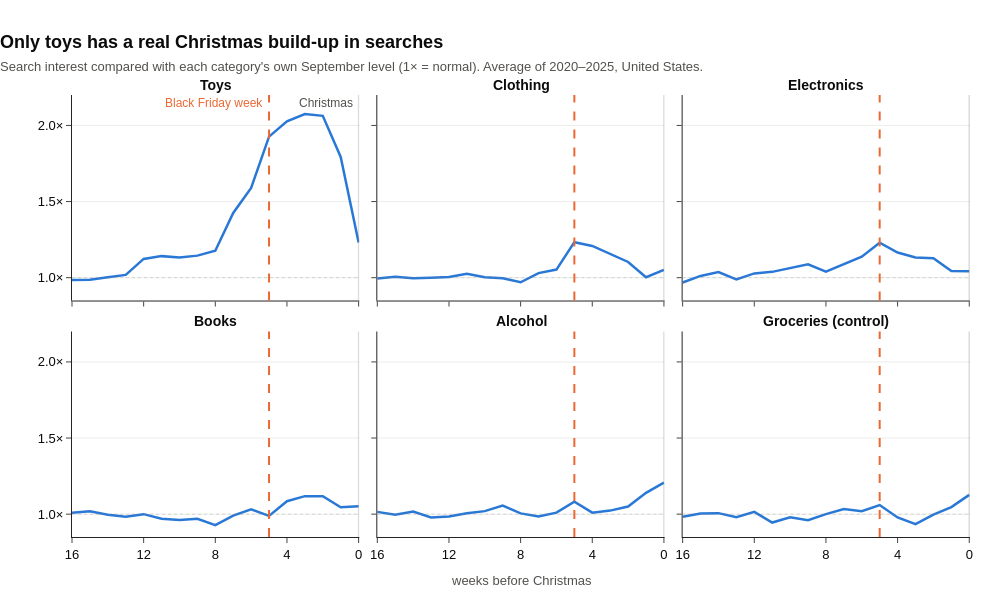

Write notebook code for a chart like this one.
### Code cell
profile = (cat_trends.groupby(["term", "weeks_before_event"])["vs_september"]
           .mean().reset_index())
profile = profile[profile["weeks_before_event"].between(0, 16)].copy()
profile["x"] = -profile["weeks_before_event"]          # time runs left -> right
profile["category"] = profile["term"].map(NAMES)
profile["pct"] = ((profile["vs_september"] - 1) * 100).round(0)

fig1 = px.line(profile, x="x", y="vs_september", facet_col="category", facet_col_wrap=3,
               category_orders={"category": [NAMES[t] for t in ORDER]},
               custom_data=["weeks_before_event", "pct"])
fig1.update_traces(line=dict(color=BLUE, width=2.5),
                   hovertemplate="%{customdata[0]:.0f} weeks before Christmas<br>"
                                 "%{y:.2f}× September (%{customdata[1]:+.0f}%)<extra></extra>")
fig1.for_each_annotation(lambda a: a.update(text=f"<b>{a.text.split('=')[-1]}</b>", font_size=14))
fig1.add_hline(y=1, line=dict(color=GREY, width=1, dash="dot"))
fig1.add_vline(x=-5, line=dict(color=ORANGE, width=2, dash="dash"), opacity=1)   # Black Friday week
fig1.add_vline(x=0, line=dict(color=GREY, width=1.5))                            # Christmas
fig1.add_annotation(x=-5, y=2.15, xref="x4", yref="y4", text="Black Friday week", showarrow=False,
                    xanchor="right", xshift=-4, font=dict(color=ORANGE, size=12))
fig1.add_annotation(x=0, y=2.15, xref="x4", yref="y4", text="Christmas", showarrow=False,
                    xanchor="right", xshift=-4, font=dict(color="#52514e", size=12))
fig1.update_xaxes(tickvals=[-16, -12, -8, -4, 0], ticktext=["16", "12", "8", "4", "0"],
                  title_text="", showgrid=False)
fig1.add_annotation(text="weeks before Christmas", x=0.5, y=-0.12, xref="paper", yref="paper",
                    showarrow=False, font=dict(size=13, color="#52514e"))
fig1.update_yaxes(title_text="", tickformat=".1f", ticksuffix="×", range=[0.85, 2.2],
                  showgrid=True, gridcolor="#ececea")
fig1 = clean_layout(fig1, "Only toys has a real Christmas build-up in searches",
                    "Search interest compared with each category's own September level (1× = normal). "
                    "Average of 2020–2025, United States.", 600)
fig1.show()

### Figure 1 — Plotly figure (JSON) as saved in the notebook; plotly's stock layout.template omitted (floating-point values rounded to 4 significant figures)
{"data": [{"customdata": [[-0.0, 23.0], [1.0, 79.0], [2.0, 106.0], [3.0, 107.0], [4.0, 103.0], [5.0, 93.0], [6.0, 59.0], [7.0, 43.0], [8.0, 18.0], [9.0, 15.0], [10.0, 13.0], [11.0, 14.0], [12.0, 12.0], [13.0, 2.0], [14.0, 0.0], [15.0, -1.0], [16.0, -2.0]], "hovertemplate": "%{customdata[0]:.0f} weeks before Christmas<br>%{y:.2f}× September (%{customdata[1]:+.0f}%)<extra></extra>", "legendgroup": "", "line": {"color": "#2a78d6", "dash": "solid", "width": 2.5}, "marker": {"symbol": "circle"}, "mode": "lines", "name": "", "orientation": "v", "showlegend": false, "type": "scatter", "x": [0.0, -1.0, -2.0, -3.0, -4.0, -5.0, -6.0, -7.0, -8.0, -9.0, -10.0, -11.0, -12.0, -13.0, -14.0, -15.0, -16.0], "xaxis": "x4", "y": [1.232, 1.793, 2.063, 2.075, 2.027, 1.927, 1.59, 1.425, 1.177, 1.145, 1.133, 1.142, 1.123, 1.018, 1.003, 0.9867, 0.985], "yaxis": "y4"}, {"customdata": [[-0.0, 5.0], [1.0, 0.0], [2.0, 10.0], [3.0, 16.0], [4.0, 21.0], [5.0, 23.0], [6.0, 5.0], [7.0, 3.0], [8.0, -3.0], [9.0, -0.0], [10.0, 0.0], [11.0, 3.0], [12.0, 1.0], [13.0, 0.0], [14.0, -0.0], [15.0, 1.0], [16.0, -1.0]], "hovertemplate": "%{customdata[0]:.0f} weeks before Christmas<br>%{y:.2f}× September (%{customdata[1]:+.0f}%)<extra></extra>", "legendgroup": "", "line": {"color": "#2a78d6", "dash": "solid", "width": 2.5}, "marker": {"symbol": "circle"}, "mode": "lines", "name": "", "orientation": "v", "showlegend": false, "type": "scatter", "x": [0.0, -1.0, -2.0, -3.0, -4.0, -5.0, -6.0, -7.0, -8.0, -9.0, -10.0, -11.0, -12.0, -13.0, -14.0, -15.0, -16.0], "xaxis": "x5", "y": [1.052, 1.003, 1.103, 1.155, 1.208, 1.233, 1.053, 1.03, 0.97, 0.9967, 1.003, 1.025, 1.005, 1.0, 0.9967, 1.007, 0.995], "yaxis": "y5"}, {"customdata": [[-0.0, 4.0], [1.0, 4.0], [2.0, 13.0], [3.0, 13.0], [4.0, 17.0], [5.0, 23.0], [6.0, 14.0], [7.0, 9.0], [8.0, 4.0], [9.0, 9.0], [10.0, 7.0], [11.0, 4.0], [12.0, 3.0], [13.0, -1.0], [14.0, 4.0], [15.0, 1.0], [16.0, -3.0]], "hovertemplate": "%{customdata[0]:.0f} weeks before Christmas<br>%{y:.2f}× September (%{customdata[1]:+.0f}%)<extra></extra>", "legendgroup": "", "line": {"color": "#2a78d6", "dash": "solid", "width": 2.5}, "marker": {"symbol": "circle"}, "mode": "lines", "name": "", "orientation": "v", "showlegend": false, "type": "scatter", "x": [0.0, -1.0, -2.0, -3.0, -4.0, -5.0, -6.0, -7.0, -8.0, -9.0, -10.0, -11.0, -12.0, -13.0, -14.0, -15.0, -16.0], "xaxis": "x6", "y": [1.042, 1.043, 1.128, 1.133, 1.165, 1.23, 1.138, 1.09, 1.04, 1.088, 1.065, 1.038, 1.028, 0.9883, 1.037, 1.012, 0.9683], "yaxis": "y6"}, {"customdata": [[-0.0, 5.0], [1.0, 5.0], [2.0, 12.0], [3.0, 12.0], [4.0, 8.0], [5.0, -1.0], [6.0, 3.0], [7.0, -1.0], [8.0, -7.0], [9.0, -3.0], [10.0, -4.0], [11.0, -3.0], [12.0, 0.0], [13.0, -2.0], [14.0, -0.0], [15.0, 2.0], [16.0, 1.0]], "hovertemplate": "%{customdata[0]:.0f} weeks before Christmas<br>%{y:.2f}× September (%{customdata[1]:+.0f}%)<extra></extra>", "legendgroup": "", "line": {"color": "#2a78d6", "dash": "solid", "width": 2.5}, "marker": {"symbol": "circle"}, "mode": "lines", "name": "", "orientation": "v", "showlegend": false, "type": "scatter", "x": [0.0, -1.0, -2.0, -3.0, -4.0, -5.0, -6.0, -7.0, -8.0, -9.0, -10.0, -11.0, -12.0, -13.0, -14.0, -15.0, -16.0], "xaxis": "x", "y": [1.052, 1.045, 1.118, 1.118, 1.085, 0.9883, 1.032, 0.99, 0.9283, 0.97, 0.9617, 0.97, 1.0, 0.9833, 0.9967, 1.018, 1.01], "yaxis": "y"}, {"customdata": [[-0.0, 21.0], [1.0, 14.0], [2.0, 5.0], [3.0, 2.0], [4.0, 1.0], [5.0, 8.0], [6.0, 1.0], [7.0, -2.0], [8.0, 1.0], [9.0, 6.0], [10.0, 2.0], [11.0, 1.0], [12.0, -2.0], [13.0, -2.0], [14.0, 2.0], [15.0, -0.0], [16.0, 1.0]], "hovertemplate": "%{customdata[0]:.0f} weeks before Christmas<br>%{y:.2f}× September (%{customdata[1]:+.0f}%)<extra></extra>", "legendgroup": "", "line": {"color": "#2a78d6", "dash": "solid", "width": 2.5}, "marker": {"symbol": "circle"}, "mode": "lines", "name": "", "orientation": "v", "showlegend": false, "type": "scatter", "x": [0.0, -1.0, -2.0, -3.0, -4.0, -5.0, -6.0, -7.0, -8.0, -9.0, -10.0, -11.0, -12.0, -13.0, -14.0, -15.0, -16.0], "xaxis": "x2", "y": [1.207, 1.14, 1.05, 1.023, 1.01, 1.082, 1.01, 0.985, 1.005, 1.057, 1.02, 1.007, 0.985, 0.9783, 1.017, 0.9967, 1.015], "yaxis": "y2"}, {"customdata": [[-0.0, 13.0], [1.0, 5.0], [2.0, -0.0], [3.0, -7.0], [4.0, -2.0], [5.0, 6.0], [6.0, 2.0], [7.0, 3.0], [8.0, 0.0], [9.0, -4.0], [10.0, -2.0], [11.0, -6.0], [12.0, 1.0], [13.0, -2.0], [14.0, 1.0], [15.0, 1.0], [16.0, -2.0]], "hovertemplate": "%{customdata[0]:.0f} weeks before Christmas<br>%{y:.2f}× September (%{customdata[1]:+.0f}%)<extra></extra>", "legendgroup": "", "line": {"color": "#2a78d6", "dash": "solid", "width": 2.5}, "marker": {"symbol": "circle"}, "mode": "lines", "name": "", "orientation": "v", "showlegend": false, "type": "scatter", "x": [0.0, -1.0, -2.0, -3.0, -4.0, -5.0, -6.0, -7.0, -8.0, -9.0, -10.0, -11.0, -12.0, -13.0, -14.0, -15.0, -16.0], "xaxis": "x3", "y": [1.127, 1.047, 0.9967, 0.935, 0.9783, 1.06, 1.02, 1.033, 1.0, 0.96, 0.98, 0.945, 1.015, 0.98, 1.007, 1.005, 0.9833], "yaxis": "y3"}], "layout": {"annotations": [{"font": {"size": 14}, "showarrow": false, "text": "<b>Books</b>", "x": 0.16, "xanchor": "center", "xref": "paper", "y": 0.465, "yanchor": "bottom", "yref": "paper"}, {"font": {"size": 14}, "showarrow": false, "text": "<b>Alcohol</b>", "x": 0.5, "xanchor": "center", "xref": "paper", "y": 0.465, "yanchor": "bottom", "yref": "paper"}, {"font": {"size": 14}, "showarrow": false, "text": "<b>Groceries (control)</b>", "x": 0.84, "xanchor": "center", "xref": "paper", "y": 0.465, "yanchor": "bottom", "yref": "paper"}, {"font": {"size": 14}, "showarrow": false, "text": "<b>Toys</b>", "x": 0.16, "xanchor": "center", "xref": "paper", "y": 1.0, "yanchor": "bottom", "yref": "paper"}, {"font": {"size": 14}, "showarrow": false, "text": "<b>Clothing</b>", "x": 0.5, "xanchor": "center", "xref": "paper", "y": 1.0, "yanchor": "bottom", "yref": "paper"}, {"font": {"size": 14}, "showarrow": false, "text": "<b>Electronics</b>", "x": 0.84, "xanchor": "center", "xref": "paper", "y": 1.0, "yanchor": "bottom", "yref": "paper"}, {"font": {"color": "#eb6834", "size": 12}, "showarrow": false, "text": "Black Friday week", "x": -5, "xanchor": "right", "xref": "x4", "xshift": -4, "y": 2.15, "yref": "y4"}, {"font": {"color": "#52514e", "size": 12}, "showarrow": false, "text": "Christmas", "x": 0, "xanchor": "right", "xref": "x4", "xshift": -4, "y": 2.15, "yref": "y4"}, {"font": {"color": "#52514e", "size": 13}, "showarrow": false, "text": "weeks before Christmas", "x": 0.5, "xref": "paper", "y": -0.12, "yref": "paper"}], "font": {"color": "#0b0b0b", "family": "Arial", "size": 13}, "height": 600, "legend": {"tracegroupgap": 0}, "margin": {"b": 60, "l": 60, "r": 30, "t": 95}, "shapes": [{"line": {"color": "#8a8984", "dash": "dot", "width": 1}, "type": "line", "x0": 0, "x1": 1, "xref": "x domain", "y0": 1, "y1": 1, "yref": "y"}, {"line": {"color": "#8a8984", "dash": "dot", "width": 1}, "type": "line", "x0": 0, "x1": 1, "xref": "x2 domain", "y0": 1, "y1": 1, "yref": "y2"}, {"line": {"color": "#8a8984", "dash": "dot", "width": 1}, "type": "line", "x0": 0, "x1": 1, "xref": "x3 domain", "y0": 1, "y1": 1, "yref": "y3"}, {"line": {"color": "#8a8984", "dash": "dot", "width": 1}, "type": "line", "x0": 0, "x1": 1, "xref": "x4 domain", "y0": 1, "y1": 1, "yref": "y4"}, {"line": {"color": "#8a8984", "dash": "dot", "width": 1}, "type": "line", "x0": 0, "x1": 1, "xref": "x5 domain", "y0": 1, "y1": 1, "yref": "y5"}, {"line": {"color": "#8a8984", "dash": "dot", "width": 1}, "type": "line", "x0": 0, "x1": 1, "xref": "x6 domain", "y0": 1, "y1": 1, "yref": "y6"}, {"line": {"color": "#eb6834", "dash": "dash", "width": 2}, "opacity": 1, "type": "line", "x0": -5, "x1": -5, "xref": "x", "y0": 0, "y1": 1, "yref": "y domain"}, {"line": {"color": "#eb6834", "dash": "dash", "width": 2}, "opacity": 1, "type": "line", "x0": -5, "x1": -5, "xref": "x2", "y0": 0, "y1": 1, "yref": "y2 domain"}, {"line": {"color": "#eb6834", "dash": "dash", "width": 2}, "opacity": 1, "type": "line", "x0": -5, "x1": -5, "xref": "x3", "y0": 0, "y1": 1, "yref": "y3 domain"}, {"line": {"color": "#eb6834", "dash": "dash", "width": 2}, "opacity": 1, "type": "line", "x0": -5, "x1": -5, "xref": "x4", "y0": 0, "y1": 1, "yref": "y4 domain"}, {"line": {"color": "#eb6834", "dash": "dash", "width": 2}, "opacity": 1, "type": "line", "x0": -5, "x1": -5, "xref": "x5", "y0": 0, "y1": 1, "yref": "y5 domain"}, {"line": {"color": "#eb6834", "dash": "dash", "width": 2}, "opacity": 1, "type": "line", "x0": -5, "x1": -5, "xref": "x6", "y0": 0, "y1": 1, "yref": "y6 domain"}, {"line": {"color": "#8a8984", "width": 1.5}, "type": "line", "x0": 0, "x1": 0, "xref": "x", "y0": 0, "y1": 1, "yref": "y domain"}, {"line": {"color": "#8a8984", "width": 1.5}, "type": "line", "x0": 0, "x1": 0, "xref": "x2", "y0": 0, "y1": 1, "yref": "y2 domain"}, {"line": {"color": "#8a8984", "width": 1.5}, "type": "line", "x0": 0, "x1": 0, "xref": "x3", "y0": 0, "y1": 1, "yref": "y3 domain"}, {"line": {"color": "#8a8984", "width": 1.5}, "type": "line", "x0": 0, "x1": 0, "xref": "x4", "y0": 0, "y1": 1, "yref": "y4 domain"}, {"line": {"color": "#8a8984", "width": 1.5}, "type": "line", "x0": 0, "x1": 0, "xref": "x5", "y0": 0, "y1": 1, "yref": "y5 domain"}, {"line": {"color": "#8a8984", "width": 1.5}, "type": "line", "x0": 0, "x1": 0, "xref": "x6", "y0": 0, "y1": 1, "yref": "y6 domain"}], "title": {"text": "<b>Only toys has a real Christmas build-up in searches</b><br><span style='font-size:13px;color:#52514e'>Search interest compared with each category's own September level (1× = normal). Average of 2020–2025, United States.</span>", "x": 0, "xanchor": "left"}, "width": 1000, "xaxis": {"anchor": "y", "domain": [0, 0.32], "showgrid": false, "ticktext": ["16", "12", "8", "4", "0"], "tickvals": [-16, -12, -8, -4, 0], "title": {"text": ""}}, "xaxis2": {"anchor": "y2", "domain": [0.34, 0.66], "matches": "x", "showgrid": false, "ticktext": ["16", "12", "8", "4", "0"], "tickvals": [-16, -12, -8, -4, 0], "title": {"text": ""}}, "xaxis3": {"anchor": "y3", "domain": [0.68, 1.0], "matches": "x", "showgrid": false, "ticktext": ["16", "12", "8", "4", "0"], "tickvals": [-16, -12, -8, -4, 0], "title": {"text": ""}}, "xaxis4": {"anchor": "y4", "domain": [0, 0.32], "matches": "x", "showgrid": false, "showticklabels": false, "ticktext": ["16", "12", "8", "4", "0"], "tickvals": [-16, -12, -8, -4, 0], "title": {"text": ""}}, "xaxis5": {"anchor": "y5", "domain": [0.34, 0.66], "matches": "x", "showgrid": false, "showticklabels": false, "ticktext": ["16", "12", "8", "4", "0"], "tickvals": [-16, -12, -8, -4, 0], "title": {"text": ""}}, "xaxis6": {"anchor": "y6", "domain": [0.68, 1.0], "matches": "x", "showgrid": false, "showticklabels": false, "ticktext": ["16", "12", "8", "4", "0"], "tickvals": [-16, -12, -8, -4, 0], "title": {"text": ""}}, "yaxis": {"anchor": "x", "domain": [0, 0.465], "gridcolor": "#ececea", "range": [0.85, 2.2], "showgrid": true, "tickformat": ".1f", "ticksuffix": "×", "title": {"text": ""}}, "yaxis2": {"anchor": "x2", "domain": [0, 0.465], "gridcolor": "#ececea", "matches": "y", "range": [0.85, 2.2], "showgrid": true, "showticklabels": false, "tickformat": ".1f", "ticksuffix": "×", "title": {"text": ""}}, "yaxis3": {"anchor": "x3", "domain": [0, 0.465], "gridcolor": "#ececea", "matches": "y", "range": [0.85, 2.2], "showgrid": true, "showticklabels": false, "tickformat": ".1f", "ticksuffix": "×", "title": {"text": ""}}, "yaxis4": {"anchor": "x4", "domain": [0.535, 1.0], "gridcolor": "#ececea", "matches": "y", "range": [0.85, 2.2], "showgrid": true, "tickformat": ".1f", "ticksuffix": "×", "title": {"text": ""}}, "yaxis5": {"anchor": "x5", "domain": [0.535, 1.0], "gridcolor": "#ececea", "matches": "y", "range": [0.85, 2.2], "showgrid": true, "showticklabels": false, "tickformat": ".1f", "ticksuffix": "×", "title": {"text": ""}}, "yaxis6": {"anchor": "x6", "domain": [0.535, 1.0], "gridcolor": "#ececea", "matches": "y", "range": [0.85, 2.2], "showgrid": true, "showticklabels": false, "tickformat": ".1f", "ticksuffix": "×", "title": {"text": ""}}}}
